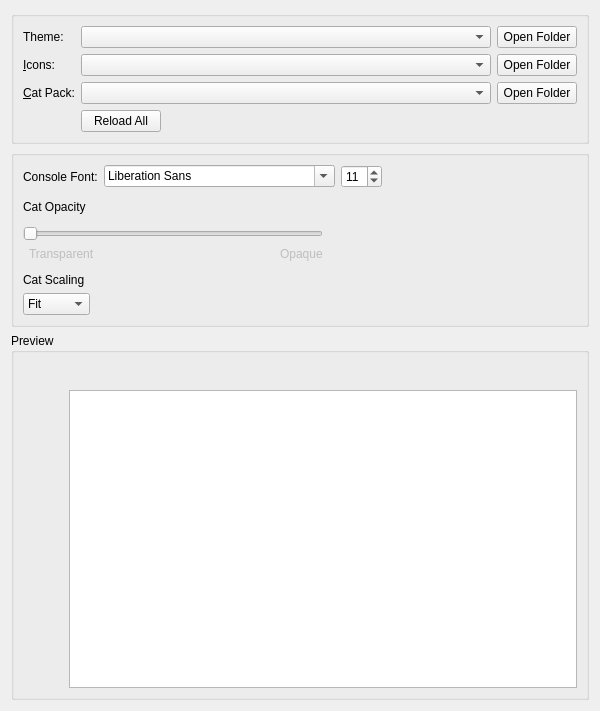
<?xml version="1.0" encoding="UTF-8"?>
<ui version="4.0">
 <class>AppearanceWidget</class>
 <widget class="QWidget" name="AppearanceWidget">
  <property name="geometry">
   <rect>
    <x>0</x>
    <y>0</y>
    <width>600</width>
    <height>711</height>
   </rect>
  </property>
  <property name="minimumSize">
   <size>
    <width>300</width>
    <height>0</height>
   </size>
  </property>
  <layout class="QVBoxLayout" name="verticalLayout" stretch="0,0,0">
   <item>
    <widget class="QGroupBox" name="themingBox">
     <property name="title">
      <string/>
     </property>
     <property name="flat">
      <bool>false</bool>
     </property>
     <layout class="QVBoxLayout" name="verticalLayout_2">
      <item>
       <layout class="QGridLayout" name="gridLayout">
        <item row="2" column="3">
         <widget class="QPushButton" name="catPackFolder">
          <property name="toolTip">
           <string>View cat packs folder.</string>
          </property>
          <property name="text">
           <string>Open Folder</string>
          </property>
         </widget>
        </item>
        <item row="0" column="3">
         <widget class="QPushButton" name="widgetStyleFolder">
          <property name="toolTip">
           <string>View widget themes folder.</string>
          </property>
          <property name="text">
           <string>Open Folder</string>
          </property>
         </widget>
        </item>
        <item row="1" column="3">
         <widget class="QPushButton" name="iconsFolder">
          <property name="toolTip">
           <string>View icon themes folder.</string>
          </property>
          <property name="text">
           <string>Open Folder</string>
          </property>
         </widget>
        </item>
        <item row="2" column="0">
         <widget class="QLabel" name="catPackLabel">
          <property name="text">
           <string>&amp;Cat Pack:</string>
          </property>
          <property name="buddy">
           <cstring>catPackComboBox</cstring>
          </property>
         </widget>
        </item>
        <item row="2" column="2">
         <widget class="QComboBox" name="catPackComboBox"/>
        </item>
        <item row="1" column="2">
         <widget class="QComboBox" name="iconsComboBox">
          <property name="sizePolicy">
           <sizepolicy hsizetype="Expanding" vsizetype="Fixed">
            <horstretch>0</horstretch>
            <verstretch>0</verstretch>
           </sizepolicy>
          </property>
          <property name="focusPolicy">
           <enum>Qt::StrongFocus</enum>
          </property>
         </widget>
        </item>
        <item row="0" column="2">
         <widget class="QComboBox" name="widgetStyleComboBox">
          <property name="sizePolicy">
           <sizepolicy hsizetype="Expanding" vsizetype="Fixed">
            <horstretch>0</horstretch>
            <verstretch>0</verstretch>
           </sizepolicy>
          </property>
          <property name="focusPolicy">
           <enum>Qt::StrongFocus</enum>
          </property>
         </widget>
        </item>
        <item row="3" column="2">
         <widget class="QPushButton" name="reloadThemesButton">
          <property name="sizePolicy">
           <sizepolicy hsizetype="Maximum" vsizetype="Fixed">
            <horstretch>0</horstretch>
            <verstretch>0</verstretch>
           </sizepolicy>
          </property>
          <property name="text">
           <string>Reload All</string>
          </property>
         </widget>
        </item>
        <item row="0" column="0">
         <widget class="QLabel" name="widgetStyleLabel">
          <property name="text">
           <string>Theme:</string>
          </property>
          <property name="buddy">
           <cstring>widgetStyleComboBox</cstring>
          </property>
         </widget>
        </item>
        <item row="1" column="0">
         <widget class="QLabel" name="iconsLabel">
          <property name="text">
           <string>&amp;Icons:</string>
          </property>
          <property name="buddy">
           <cstring>iconsComboBox</cstring>
          </property>
         </widget>
        </item>
       </layout>
      </item>
     </layout>
    </widget>
   </item>
   <item>
    <widget class="QGroupBox" name="settingsBox">
     <property name="title">
      <string/>
     </property>
     <layout class="QVBoxLayout" name="verticalLayout_5">
      <item>
       <layout class="QHBoxLayout" name="horizontalLayout_5">
        <item>
         <widget class="QLabel" name="label">
          <property name="text">
           <string>Console Font:</string>
          </property>
         </widget>
        </item>
        <item>
         <widget class="QFontComboBox" name="consoleFont"/>
        </item>
        <item>
         <widget class="QSpinBox" name="fontSizeBox">
          <property name="sizePolicy">
           <sizepolicy hsizetype="Maximum" vsizetype="Fixed">
            <horstretch>0</horstretch>
            <verstretch>0</verstretch>
           </sizepolicy>
          </property>
          <property name="minimum">
           <number>5</number>
          </property>
          <property name="maximum">
           <number>16</number>
          </property>
          <property name="value">
           <number>11</number>
          </property>
         </widget>
        </item>
        <item>
         <spacer name="horizontalSpacer_2">
          <property name="orientation">
           <enum>Qt::Horizontal</enum>
          </property>
          <property name="sizeHint" stdset="0">
           <size>
            <width>0</width>
            <height>0</height>
           </size>
          </property>
         </spacer>
        </item>
       </layout>
      </item>
      <item>
       <spacer name="verticalSpacer_2">
        <property name="orientation">
         <enum>Qt::Vertical</enum>
        </property>
        <property name="sizeType">
         <enum>QSizePolicy::Fixed</enum>
        </property>
        <property name="sizeHint" stdset="0">
         <size>
          <width>0</width>
          <height>6</height>
         </size>
        </property>
       </spacer>
      </item>
      <item>
       <widget class="QLabel" name="catOpacityLabel">
        <property name="text">
         <string>Cat Opacity</string>
        </property>
       </widget>
      </item>
      <item>
       <widget class="QWidget" name="widget_2" native="true">
        <property name="maximumSize">
         <size>
          <width>300</width>
          <height>16777215</height>
         </size>
        </property>
        <layout class="QHBoxLayout" name="horizontalLayout_2">
         <property name="leftMargin">
          <number>0</number>
         </property>
         <property name="topMargin">
          <number>0</number>
         </property>
         <property name="rightMargin">
          <number>0</number>
         </property>
         <property name="bottomMargin">
          <number>0</number>
         </property>
        </layout>
       </widget>
      </item>
      <item>
       <widget class="QWidget" name="widget" native="true">
        <property name="maximumSize">
         <size>
          <width>300</width>
          <height>16777215</height>
         </size>
        </property>
        <layout class="QGridLayout" name="gridLayout_4">
         <property name="leftMargin">
          <number>0</number>
         </property>
         <property name="topMargin">
          <number>0</number>
         </property>
         <property name="rightMargin">
          <number>0</number>
         </property>
         <property name="bottomMargin">
          <number>0</number>
         </property>
         <item row="3" column="3">
          <widget class="QLabel" name="label_5">
           <property name="enabled">
            <bool>false</bool>
           </property>
           <property name="text">
            <string>Opaque</string>
           </property>
          </widget>
         </item>
         <item row="3" column="2">
          <spacer name="horizontalSpacer_4">
           <property name="orientation">
            <enum>Qt::Horizontal</enum>
           </property>
           <property name="sizeHint" stdset="0">
            <size>
             <width>0</width>
             <height>0</height>
            </size>
           </property>
          </spacer>
         </item>
         <item row="3" column="1">
          <widget class="QLabel" name="label_4">
           <property name="enabled">
            <bool>false</bool>
           </property>
           <property name="text">
            <string>Transparent</string>
           </property>
          </widget>
         </item>
         <item row="2" column="0" colspan="4">
          <widget class="QSlider" name="catOpacitySlider">
           <property name="minimumSize">
            <size>
             <width>0</width>
             <height>0</height>
            </size>
           </property>
           <property name="maximum">
            <number>100</number>
           </property>
           <property name="orientation">
            <enum>Qt::Horizontal</enum>
           </property>
          </widget>
         </item>
        </layout>
       </widget>
      </item>
      <item>
       <spacer name="verticalSpacer">
        <property name="orientation">
         <enum>Qt::Vertical</enum>
        </property>
        <property name="sizeType">
         <enum>QSizePolicy::Fixed</enum>
        </property>
        <property name="sizeHint" stdset="0">
         <size>
          <width>0</width>
          <height>6</height>
         </size>
        </property>
       </spacer>
      </item>
      <item>
       <widget class="QLabel" name="catFitLabel">
        <property name="sizePolicy">
         <sizepolicy hsizetype="Maximum" vsizetype="Fixed">
          <horstretch>0</horstretch>
          <verstretch>0</verstretch>
         </sizepolicy>
        </property>
        <property name="text">
         <string>Cat Scaling</string>
        </property>
       </widget>
      </item>
      <item>
       <widget class="QComboBox" name="catFitComboBox">
        <property name="sizePolicy">
         <sizepolicy hsizetype="Maximum" vsizetype="Fixed">
          <horstretch>0</horstretch>
          <verstretch>0</verstretch>
         </sizepolicy>
        </property>
        <property name="sizeHint" stdset="0">
         <size>
          <width>77</width>
          <height>30</height>
         </size>
        </property>
        <property name="currentIndex">
         <number>0</number>
        </property>
        <item>
         <property name="text">
          <string>Fit</string>
         </property>
        </item>
        <item>
         <property name="text">
          <string>Fill</string>
         </property>
        </item>
        <item>
         <property name="text">
          <string>Stretch</string>
         </property>
        </item>
       </widget>
      </item>
     </layout>
    </widget>
   </item>
   <item>
    <widget class="QGroupBox" name="previewBox">
     <property name="title">
      <string>Preview</string>
     </property>
     <layout class="QVBoxLayout" name="verticalLayout_3">
      <item>
       <layout class="QHBoxLayout" name="horizontalLayout_3">
        <item>
         <widget class="QPushButton" name="catPreview">
          <property name="sizePolicy">
           <sizepolicy hsizetype="Fixed" vsizetype="Minimum">
            <horstretch>0</horstretch>
            <verstretch>0</verstretch>
           </sizepolicy>
          </property>
          <property name="focusPolicy">
           <enum>Qt::NoFocus</enum>
          </property>
          <property name="text">
           <string/>
          </property>
          <property name="iconSize">
           <size>
            <width>128</width>
            <height>256</height>
           </size>
          </property>
          <property name="flat">
           <bool>true</bool>
          </property>
         </widget>
        </item>
        <item>
         <layout class="QVBoxLayout" name="verticalLayout_4">
          <item>
           <layout class="QHBoxLayout" name="horizontalLayout">
            <item>
             <widget class="QPushButton" name="icon1">
              <property name="focusPolicy">
               <enum>Qt::NoFocus</enum>
              </property>
              <property name="text">
               <string/>
              </property>
              <property name="icon">
               <iconset theme="new"/>
              </property>
              <property name="flat">
               <bool>true</bool>
              </property>
             </widget>
            </item>
            <item>
             <widget class="QPushButton" name="icon2">
              <property name="focusPolicy">
               <enum>Qt::NoFocus</enum>
              </property>
              <property name="text">
               <string/>
              </property>
              <property name="icon">
               <iconset theme="centralmods"/>
              </property>
              <property name="flat">
               <bool>true</bool>
              </property>
             </widget>
            </item>
            <item>
             <widget class="QPushButton" name="icon3">
              <property name="focusPolicy">
               <enum>Qt::NoFocus</enum>
              </property>
              <property name="text">
               <string/>
              </property>
              <property name="icon">
               <iconset theme="viewfolder"/>
              </property>
              <property name="flat">
               <bool>true</bool>
              </property>
             </widget>
            </item>
            <item>
             <widget class="QPushButton" name="icon4">
              <property name="focusPolicy">
               <enum>Qt::NoFocus</enum>
              </property>
              <property name="text">
               <string/>
              </property>
              <property name="icon">
               <iconset theme="launch"/>
              </property>
              <property name="flat">
               <bool>true</bool>
              </property>
             </widget>
            </item>
            <item>
             <widget class="QPushButton" name="icon5">
              <property name="focusPolicy">
               <enum>Qt::NoFocus</enum>
              </property>
              <property name="text">
               <string/>
              </property>
              <property name="icon">
               <iconset theme="copy"/>
              </property>
              <property name="flat">
               <bool>true</bool>
              </property>
             </widget>
            </item>
            <item>
             <widget class="QPushButton" name="icon6">
              <property name="focusPolicy">
               <enum>Qt::NoFocus</enum>
              </property>
              <property name="text">
               <string/>
              </property>
              <property name="icon">
               <iconset theme="export"/>
              </property>
              <property name="flat">
               <bool>true</bool>
              </property>
             </widget>
            </item>
            <item>
             <widget class="QPushButton" name="icon7">
              <property name="focusPolicy">
               <enum>Qt::NoFocus</enum>
              </property>
              <property name="text">
               <string/>
              </property>
              <property name="icon">
               <iconset theme="delete"/>
              </property>
              <property name="flat">
               <bool>true</bool>
              </property>
             </widget>
            </item>
            <item>
             <widget class="QPushButton" name="icon8">
              <property name="focusPolicy">
               <enum>Qt::NoFocus</enum>
              </property>
              <property name="text">
               <string/>
              </property>
              <property name="icon">
               <iconset theme="about"/>
              </property>
              <property name="flat">
               <bool>true</bool>
              </property>
             </widget>
            </item>
            <item>
             <widget class="QPushButton" name="icon9">
              <property name="focusPolicy">
               <enum>Qt::NoFocus</enum>
              </property>
              <property name="text">
               <string/>
              </property>
              <property name="icon">
               <iconset theme="settings"/>
              </property>
              <property name="flat">
               <bool>true</bool>
              </property>
             </widget>
            </item>
            <item>
             <widget class="QPushButton" name="icon10">
              <property name="focusPolicy">
               <enum>Qt::NoFocus</enum>
              </property>
              <property name="text">
               <string/>
              </property>
              <property name="icon">
               <iconset theme="cat"/>
              </property>
              <property name="flat">
               <bool>true</bool>
              </property>
             </widget>
            </item>
            <item>
             <spacer name="horizontalSpacer">
              <property name="orientation">
               <enum>Qt::Horizontal</enum>
              </property>
              <property name="sizeHint" stdset="0">
               <size>
                <width>0</width>
                <height>0</height>
               </size>
              </property>
             </spacer>
            </item>
           </layout>
          </item>
          <item>
           <widget class="QTextEdit" name="consolePreview">
            <property name="sizePolicy">
             <sizepolicy hsizetype="Expanding" vsizetype="MinimumExpanding">
              <horstretch>0</horstretch>
              <verstretch>0</verstretch>
             </sizepolicy>
            </property>
            <property name="horizontalScrollBarPolicy">
             <enum>Qt::ScrollBarAsNeeded</enum>
            </property>
            <property name="undoRedoEnabled">
             <bool>false</bool>
            </property>
            <property name="textInteractionFlags">
             <set>Qt::TextSelectableByKeyboard|Qt::TextSelectableByMouse</set>
            </property>
           </widget>
          </item>
         </layout>
        </item>
       </layout>
      </item>
     </layout>
    </widget>
   </item>
  </layout>
 </widget>
 <tabstops>
  <tabstop>widgetStyleComboBox</tabstop>
  <tabstop>widgetStyleFolder</tabstop>
  <tabstop>iconsComboBox</tabstop>
  <tabstop>iconsFolder</tabstop>
  <tabstop>catPackComboBox</tabstop>
  <tabstop>catPackFolder</tabstop>
  <tabstop>reloadThemesButton</tabstop>
  <tabstop>consoleFont</tabstop>
  <tabstop>fontSizeBox</tabstop>
  <tabstop>catFitComboBox</tabstop>
  <tabstop>catOpacitySlider</tabstop>
  <tabstop>consolePreview</tabstop>
 </tabstops>
 <resources/>
 <connections/>
</ui>
